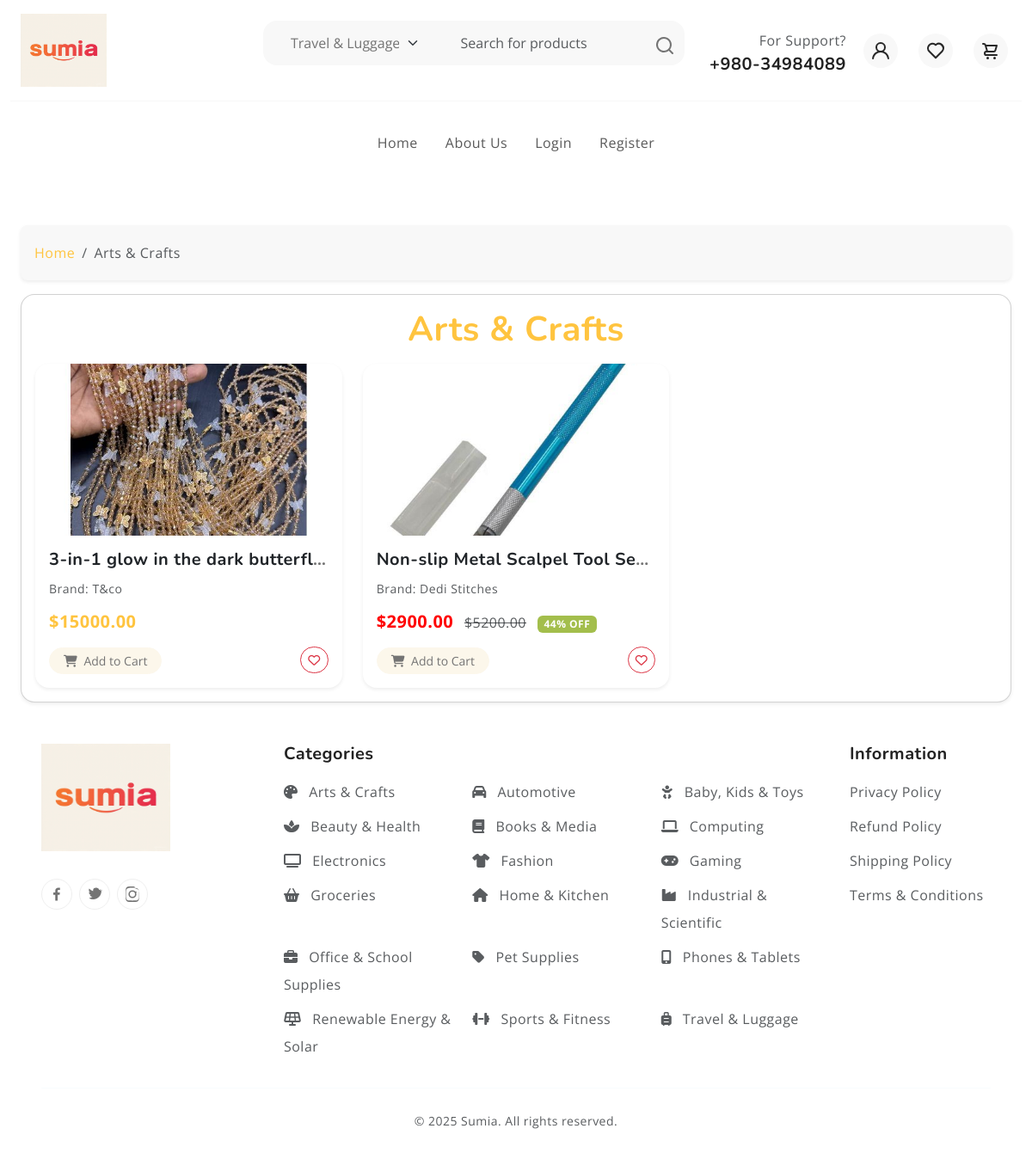
Before: /category/arts-crafts/ with the older database file.
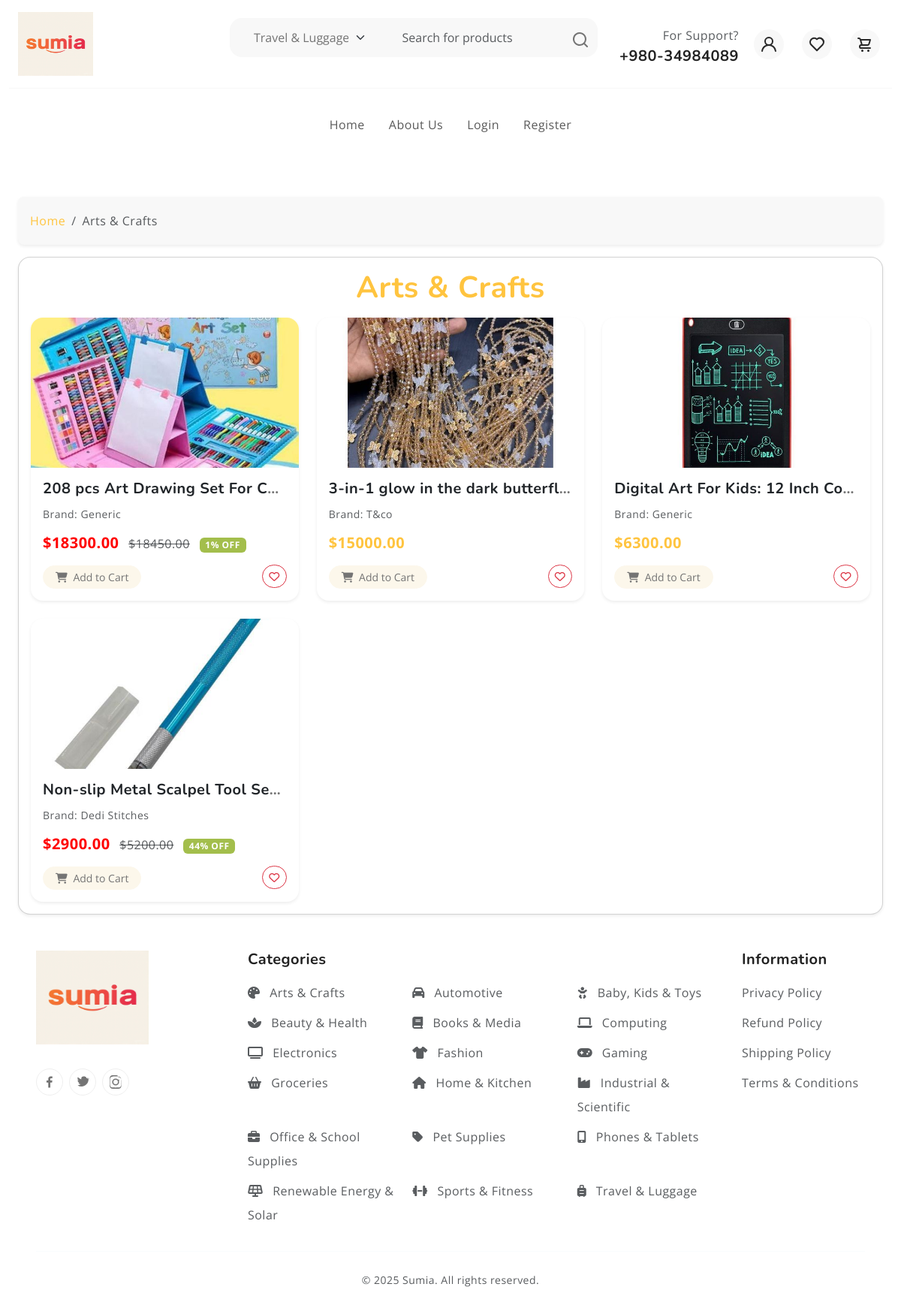
After: the same page with the newer database file.
### pages/models.py (models this page shows, shortened)
class Category(models.Model):
    name = models.CharField(max_length=100, unique=True)
    slug = models.SlugField(max_length=100, unique=True, blank=True)
    parent = models.ForeignKey(
        'self',
        on_delete=models.SET_NULL,
        null=True,
        blank=True,
        related_name='subcategories'
    )
    description = models.TextField(blank=True)
    is_active = models.BooleanField(default=True)
    created_at = models.DateTimeField(auto_now_add=True)
    updated_at = models.DateTimeField(auto_now=True)
    icon = models.CharField(
        max_length=50,
        blank=True,
        null=True,
        help_text="Font Awesome 6 icon class (e.g., 'fa-solid fa-laptop'). Auto-assigned if empty."
    )
    class Meta:
        verbose_name_plural = 'Categories'
        ordering = ['name']
    CATEGORY_ICON_MAP = {
        'phones': 'fa-solid fa-mobile-alt', 'tablets': 'fa-solid fa-tablet-alt',
        'electronics': 'fa-solid fa-tv', 'computing': 'fa-solid fa-laptop',
        'laptops': 'fa-solid fa-laptop', 'desktops': 'fa-solid fa-desktop',
        'fashion': 'fa-solid fa-shirt', 'clothing': 'fa-solid fa-shirt',
        'shoes': 'fa-solid fa-shoe-prints', 'beauty': 'fa-solid fa-spa',
        'health': 'fa-solid fa-heart-pulse', 'home': 'fa-solid fa-house',
        'kitchen': 'fa-solid fa-blender', 'baby': 'fa-solid fa-baby',
        'kids': 'fa-solid fa-child', 'toys': 'fa-solid fa-robot',
        'sports': 'fa-solid fa-dumbbell', 'fitness': 'fa-solid fa-running',
        'automotive': 'fa-solid fa-car', 'motorcycles': 'fa-solid fa-motorcycle',
        'books': 'fa-solid fa-book', 'media': 'fa-solid fa-compact-disc',
        'gaming': 'fa-solid fa-gamepad', 'groceries': 'fa-solid fa-basket-shopping',
        'food': 'fa-solid fa-apple-whole', 'office': 'fa-solid fa-briefcase',
        'school': 'fa-solid fa-pencil-alt', 'arts': 'fa-solid fa-palette',
        'crafts': 'fa-solid fa-scissors', 'travel': 'fa-solid fa-suitcase-rolling',
        'luggage': 'fa-solid fa-suitcase', 'pets': 'fa-solid fa-paw',
        'industrial': 'fa-solid fa-industry', 'scientific': 'fa-solid fa-flask',
        'renewable': 'fa-solid fa-solar-panel', 'solar': 'fa-solid fa-sun',
        'power': 'fa-solid fa-bolt', 'smartphones': 'fa-solid fa-mobile-alt',
        'tablets': 'fa-solid fa-tablet-alt', 'televisions': 'fa-solid fa-tv',
        'cameras': 'fa-solid fa-camera', 'printers': 'fa-solid fa-print',
        'fragrances': 'fa-solid fa-spray-can', 'skincare': 'fa-solid fa-face-mask',
        'cookware': 'fa-solid fa-utensils', 'appliances': 'fa-solid fa-fan',
        'diapers': 'fa-solid fa-baby-carriage', 'strollers': 'fa-solid fa-baby-carriage',
        'consoles': 'fa-solid fa-gamepad', 'stationery': 'fa-solid fa-pen-fancy',
        'suitcases': 'fa-solid fa-suitcase-rolling', 'dog food': 'fa-solid fa-dog',
        'cat food': 'fa-solid fa-cat', 'test instruments': 'fa-solid fa-microscope',
        'power tools': 'fa-solid fa-screwdriver-wrench', 'inverters': 'fa-solid fa-charging-station',
        'batteries': 'fa-solid fa-battery-full',
    }
    DEFAULT_ICON = 'fa-solid fa-tag' # Fallback icon

class Product(models.Model):
    name = models.CharField(max_length=200)
    slug = models.SlugField(max_length=200, unique=True, blank=True)
    description = models.TextField()
    price = models.DecimalField(max_digits=10, decimal_places=2)
    discount_price = models.DecimalField(max_digits=10, decimal_places=2, null=True, blank=True)
    image = models.ImageField(upload_to='products/images/')
    stock_quantity = models.IntegerField(default=0)
    is_available = models.BooleanField(default=True)
    created_at = models.DateTimeField(auto_now_add=True)
    updated_at = models.DateTimeField(auto_now=True)
    creator = models.ForeignKey(User, on_delete=models.SET_NULL, null=True, blank=True, related_name='created_products')
    category = models.ForeignKey(
        Category,
        on_delete=models.SET_NULL,
        null=True,
        blank=True,
        related_name='products_in_category'
    )
    brand = models.ForeignKey(Brand, on_delete=models.SET_NULL, null=True, blank=True, related_name='products')
    tags = TaggableManager(blank=True) # For django-taggit
    class Meta:
        ordering = ['-created_at']
    def get_discount_percent(self):
        if self.discount_price and self.price:
            discount = ((self.price - self.discount_price) / self.price) * 100
            return round(discount)
        return 0

class Brand(models.Model):
    name = models.CharField(max_length=100, unique=True)
    slug = models.SlugField(max_length=100, unique=True, blank=True)
    description = models.TextField(blank=True)
    logo = models.ImageField(upload_to='brands/logos/', blank=True, null=True)
    created_at = models.DateTimeField(auto_now_add=True)
    updated_at = models.DateTimeField(auto_now=True)
    class Meta:
        ordering = ['name']

### pages/views.py (the view)
# urls.py: path('category/<slug:slug>/', category_detail, name='category_detail'),
def category_detail(request, slug):
    category = get_object_or_404(Category, slug=slug)
    category_ids = [category.id]
    def get_descendant_ids(current_category):
        ids = []
        for subcat in current_category.subcategories.all():
            ids.append(subcat.id)
            ids.extend(get_descendant_ids(subcat)) # Recursively get sub-subcategories
        return ids
    category_ids.extend(get_descendant_ids(category))
    products = Product.objects.filter(category__id__in=category_ids, is_available=True).order_by('name')
    breadcrumb = []
    current = category
    while current:
        breadcrumb.insert(0, current)
        current = current.parent
    top_level_categories = Category.objects.filter(parent__isnull=True).order_by('name')
    return render(request, 'category_detail.html', {
        'category': category,
        'products': products,
        'breadcrumb': breadcrumb,
        'top_level_categories': top_level_categories, # Pass for base.html
    })

### pages/context_processors.py (called while the page is built)
def categories_for_search(request):
    top_level_categories = Category.objects.filter(parent__isnull=True).prefetch_related('subcategories').order_by('name')
    return {
        'top_level_categories': top_level_categories
    }

### templates/category_detail.html (shortened to what the changed rows need)
{% extends 'base.html' %}
{% load static %}
{% load humanize %}
{% block content %}
<div class="container-fluid my-5">
    <div class="row">
        <nav aria-label="breadcrumb">
            <ol class="breadcrumb bg-light p-3 rounded-3 shadow-sm">
                <li class="breadcrumb-item"><a href="{% url 'home' %}" class="text-decoration-none text-primary">Home</a></li>
                {% for crumb in breadcrumb %}
                    {% if forloop.last %}
                        <li class="breadcrumb-item active" aria-current="page">{{ crumb.name }}</li>
                    {% else %}
                        <li class="breadcrumb-item"><a href="{% url 'category_detail' crumb.slug %}" class="text-decoration-none text-primary">{{ crumb.name }}</a></li>
                    {% endif %}
                {% endfor %}
            </ol>
        </nav>
        <div class="col-12 mb-4">
            <div class="card shadow-sm rounded-4">
                <div class="card-body">
                    <h1 class="card-title text-center text-primary mb-3">{{ category.name }}</h1>
        <div class="col-12">
            {% if products %}
                <div class="row row-cols-1 row-cols-md-2 row-cols-lg-3 g-4">
                    {% for product in products %}
                        <div class="col">
                            <div class="card h-100 shadow-sm rounded-4 border-0 product-card">
                                <a href="{% url 'product_detail' product.slug %}" class="text-decoration-none text-dark">
                                    {% if product.image %}
                                        <img src="{{ product.image.url }}" class="card-img-top rounded-top-4" alt="{{ product.name }}" style="height: 200px; object-fit: cover;">
                                    {% else %}
                                        <img src="https://placehold.co/400x200/cccccc/333333?text=No+Image" class="card-img-top rounded-top-4" alt="No Image" style="height: 200px; object-fit: cover;">
                                    {% endif %}
                                </a>
                                <div class="card-body d-flex flex-column">
                                    <h5 class="card-title fw-bold text-truncate mb-2">
                                        <a href="{% url 'product_detail' product.slug %}" class="text-decoration-none text-dark">{{ product.name }}</a>
                                    </h5>
                                    {% if product.brand %}
                                        <p class="card-text text-muted small mb-1">Brand: {{ product.brand.name }}</p>
                                    {% endif %}
                                    <p class="card-text mb-2">
                                        {% if product.discount_price %}
                                            <span class="text fw-bold fs-5" style="color: red;">${{ product.discount_price|floatformat:2 }}</span>
                                            <span class="text-muted text-decoration-line-through ms-2">${{ product.price|floatformat:2 }}</span>
                                            <span class="badge bg-success ms-2">{{ product.get_discount_percent }}% OFF</span>
                                        {% else %}
                                            <span class="text-primary fw-bold fs-5">${{ product.price|floatformat:2 }}</span>
                                        {% endif %}
                                    </p>
                                    <div class="mt-auto d-flex justify-content-between align-items-center">
                                        {% if product.is_available and product.stock_quantity > 0 %}
                                            <form action="{% url 'add_to_cart' product.id %}" method="post" class="d-inline">
                                                <button type="submit" class="btn btn-warning btn-sm rounded-pill px-3">
                                                    <i class="fas fa-shopping-cart me-1"></i> Add to Cart
                                                </button>
                                            </form>
                                            <a href="{% url 'add_to_wishlist' product.id %}" class="btn btn-outline-danger btn-sm rounded-pill">
                                                <i class="far fa-heart"></i>
                                            </a>
                                        {% else %}
                                            <span class="badge" style="background-color: red;">Out of Stock</span>
                                            <a href="{% url 'add_to_wishlist' product.id %}" class="btn btn-outline-danger btn-sm rounded-pill disabled">
                                                <i class="far fa-heart"></i>
                                            </a>
                                        {% endif %}
                                    </div>
                                </div>
                            </div>
                        </div>
                    {% endfor %}
                </div>
            {% else %}
                <div class="alert alert-info text-center" role="alert">
                    No products found in this category.
                </div>
            {% endif %}
        </div>
    </div>
</div>
{% endblock %}

### templates/base.html (shortened to what the changed rows need)
<!DOCTYPE html>
<html lang="en">
<head>
  {% load static %}
  <link rel="stylesheet" href="https://cdnjs.cloudflare.com/ajax/libs/font-awesome/6.5.2/css/all.min.css"
 />
  <link rel="stylesheet" href="https://cdn.jsdelivr.net/npm/swiper@9/swiper-bundle.min.css">
  <link href="https://cdn.jsdelivr.net/npm/bootstrap@5.3.0-alpha3/dist/css/bootstrap.min.css" rel="stylesheet"
>
  <link rel="stylesheet" type="text/css" href="{% static 'css/vendor.css' %}">
  <link rel="stylesheet" type="text/css" href="{% static 'style.css' %}">
</head>
<body>
  {% block content %}
  {% endblock %}
<footer class="text-light pt-5 pb-4">
  <div class="container-fluid">
    <div class="row gy-4">
      <div class="col-lg-7 col-md-12">
        <div class="row">
          {% for parent in top_level_categories %}
          <div class="col-6 col-sm-4 mb-2">
            <a href="{% url 'category_detail' parent.slug %}" class="text-muted text-decoration-none">
              {% if parent.icon %}<i class="{{ parent.icon }} me-2"></i>{% endif %}
              {{ parent.name }}
            </a>
          </div>
          {% endfor %}
        </div>
      </div>
    </div>
  </div>
</footer>
</body>
</html>

Changed rows visible on the page:
added Product: image (picture), name "208 pcs Art Drawing Set For C…", brand.name "Generic", discount_price "18300.00", price "18450.00", get_discount_percent "1", is_available True (drawn)
added Product: image (picture), name "Digital Art For Kids: 12 Inch Co…", brand.name "Generic", price "6300.00", is_available True (drawn)
